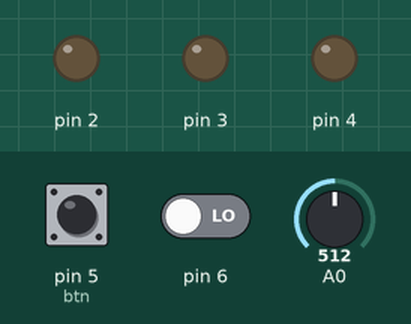
This program was run on a simulated Arduino Uno, built with avr-gcc and run on an emulated ATmega328P. Shown: output pins drawn as LEDs (lit = HIGH). The test bench sets the inputs (shaded band); at power-on: pin 5 (btn) HIGH, pin 6 LOW, A0 = 512. What the program prints to the serial monitor is not drawn.

Above: at 1.2 s.
1.3 s: pin 5 (btn) pulled LOW for 3.2 s
At 2.2 s:
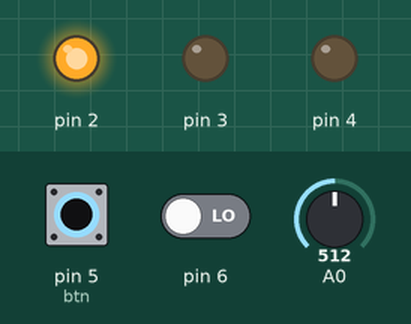
At 2.7 s:
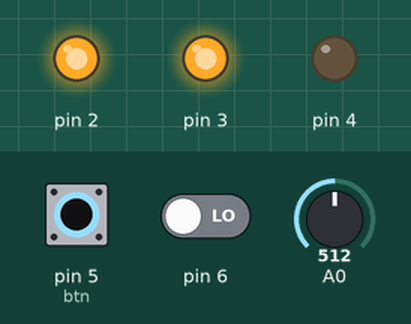
Timing chart, 0 to 5.9 s (numbered marks = the images above; inputs shaded):
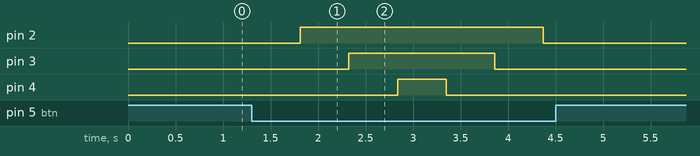

Measured:
- after the input at 1.3 s, pin 2: LOW → HIGH after 0.51 s, → LOW 2.6 s later; pin 3: LOW → HIGH after 1.0 s, → LOW 1.5 s later; pin 4: LOW → HIGH after 1.5 s, → LOW 0.51 s later

The program:

main.cpp
```cpp
// Three ports:
//	B (digital pin 8 to 13)
//	C (analog input pins)
//	D (digital pins 0 to 7)
//
// Three registers for each port:
//	DDR: Determines whether the pin is an INPUT or OUTPUT.
//	PORT: Controls whether the pin is HIGH or LOW.
//  PIN: Reads the state of INPUT pins set to input with pinMode()
// Each bit of these registers refer to a signle pin.

// In order to access a particular bit number as a byte value,
// use the _BV() macro.

// Port D, pin 2. --> PD2

// To read data from Potentiometer use analogRead().
// To print data on Your Serial monitor use Serial.println().

 #include <avr/io.h>
 #include <util/delay.h>
 #include <Arduino.h>

void myDelay();
int btnIsPressed();
int checkBtnAndDelay();
void startTurningOn();
void startTurningOff();


void setup(){
  /* set pin 2-3-4 of PORTD for output*/
   DDRD |= _BV(DDD2);
   DDRD |= _BV(DDD3);
   DDRD |= _BV(DDD4);
   // Configure PORTD5 as INPUT
   DDRD &= ~(1 << 5);
   // Enable internal pullyp resistor of PORTD5
   PORTD |= (1 << 5);

   Serial.begin(9600);
}

void loop(){
  Serial.println(analogRead(A0));
  // Read input of PD5/Btn
 // if (btnIsPressed()) {
 if (checkBtnAndDelay()) {
   startTurningOn();
   if (checkBtnAndDelay()){
       startTurningOff();
   }
 }

 else {
   // Can I try to use bit manipulation to trun of all at once?
   PORTD &= ~_BV(PORTD2);
   PORTD &= ~_BV(PORTD3);
   PORTD &= ~_BV(PORTD4);
 }
}


// TODO: Make delay dependent on potentiometer value.
void myDelay() {
  int potVal = analogRead(A0);
  //  _delay_ms(DELAY_MS);
   delay(potVal);
}

int btnIsPressed(){
  return !(PIND & (1 << 5));
}

int checkBtnAndDelay(){
  // Will not run delay if btn is not pressed. Returns false if btn is released during delay.
  if (!btnIsPressed()){
    return 0;
  }
  myDelay();
  if (!btnIsPressed()){
    return 0;
  }
  return 1;
}

void startTurningOn() {
  PORTD |= _BV(PORTD2);
  if(checkBtnAndDelay()){
    PORTD |= (1 << 3);
    if(checkBtnAndDelay())
      PORTD |= _BV(PORTD4);
    }
}
void startTurningOff(){
  PORTD &= ~_BV(PORTD4);
  if(checkBtnAndDelay()){
    PORTD &= ~(1 << 3);
    if(checkBtnAndDelay())
      PORTD &= ~_BV(PORTD2);
    }
}

//********************************************************************************
// #include <avr/io.h>
// #include <util/delay.h>
// //#include <Arduino.h>
// //#include "wiring_private.h"
// //#include "pins_arduino.h"
//
//
// #define DELAY_MS 500
//
// void myDelay();
// int btnIsPressed();
// int checkBtnAndDelay();
// void startTurningOn();
// void startTurningOff();
//
// int main (void)
// {
//
//   /* set pin 2-3-4 of PORTD for output*/
//    DDRD |= _BV(DDD2);
//    DDRD |= _BV(DDD3);
//    DDRD |= _BV(DDD4);
//    // Configure PORTD5 as INPUT
//    DDRD &= ~(1 << 5);
//    // Enable internal pullyp resistor of PORTD5
//    PORTD |= (1 << 5);
//
//
//  while(1) {
//
//      // Read input of PD5/Btn
//     // if (btnIsPressed()) {
//     if (checkBtnAndDelay()) {
//       startTurningOn();
//       if (checkBtnAndDelay()){
//           startTurningOff();
//       }
//     }
//
//     else {
//       // Can I try to use bit manipulation to trun of all at once?
//       PORTD &= ~_BV(PORTD2);
//       PORTD &= ~_BV(PORTD3);
//       PORTD &= ~_BV(PORTD4);
//     }
//
//
//
//  }
// }
//
// // TODO: Make delay dependent on potentiometer value.
// void myDelay() {
//   potVal = analogRead(A0);
//   //  _delay_ms(DELAY_MS);
//    _delay_ms(potVal);
// }
//
// int btnIsPressed(){
//   return !(PIND & (1 << 5));
// }
//
// int checkBtnAndDelay(){
//   // Will not run delay if btn is not pressed. Returns false if btn is released during delay.
//   if (!btnIsPressed()){
//     return 0;
//   }
//   myDelay();
//   if (!btnIsPressed()){
//     return 0;
//   }
//   return 1;
// }
//
// void startTurningOn() {
//   PORTD |= _BV(PORTD2);
//   if(checkBtnAndDelay()){
//     PORTD |= (1 << 3);
//     if(checkBtnAndDelay())
//       PORTD |= _BV(PORTD4);
//     }
// }
// void startTurningOff(){
//   PORTD &= ~_BV(PORTD4);
//   if(checkBtnAndDelay()){
//     PORTD &= ~(1 << 3);
//     if(checkBtnAndDelay())
//       PORTD &= ~_BV(PORTD2);
//     }
// }

//********************************************************************************
// Program: LED is lit while the btn is held. Turns off when btn is released.
// int main (void)
// {
//
//  /* set pin 2 of PORTD for output*/
//  DDRD |= _BV(DDD2);
//
//
//  while(1) {
//
//      // Read input of PD5/Btn
//     if (PIND & (1 << 5))
//       PORTD |= _BV(PORTD2);
//     else
//       PORTD &= ~_BV(PORTD2);
//
//   //  _delay_ms(BLINK_DELAY_MS);
//
//
//  }
// }


//********************************************************************************
```
